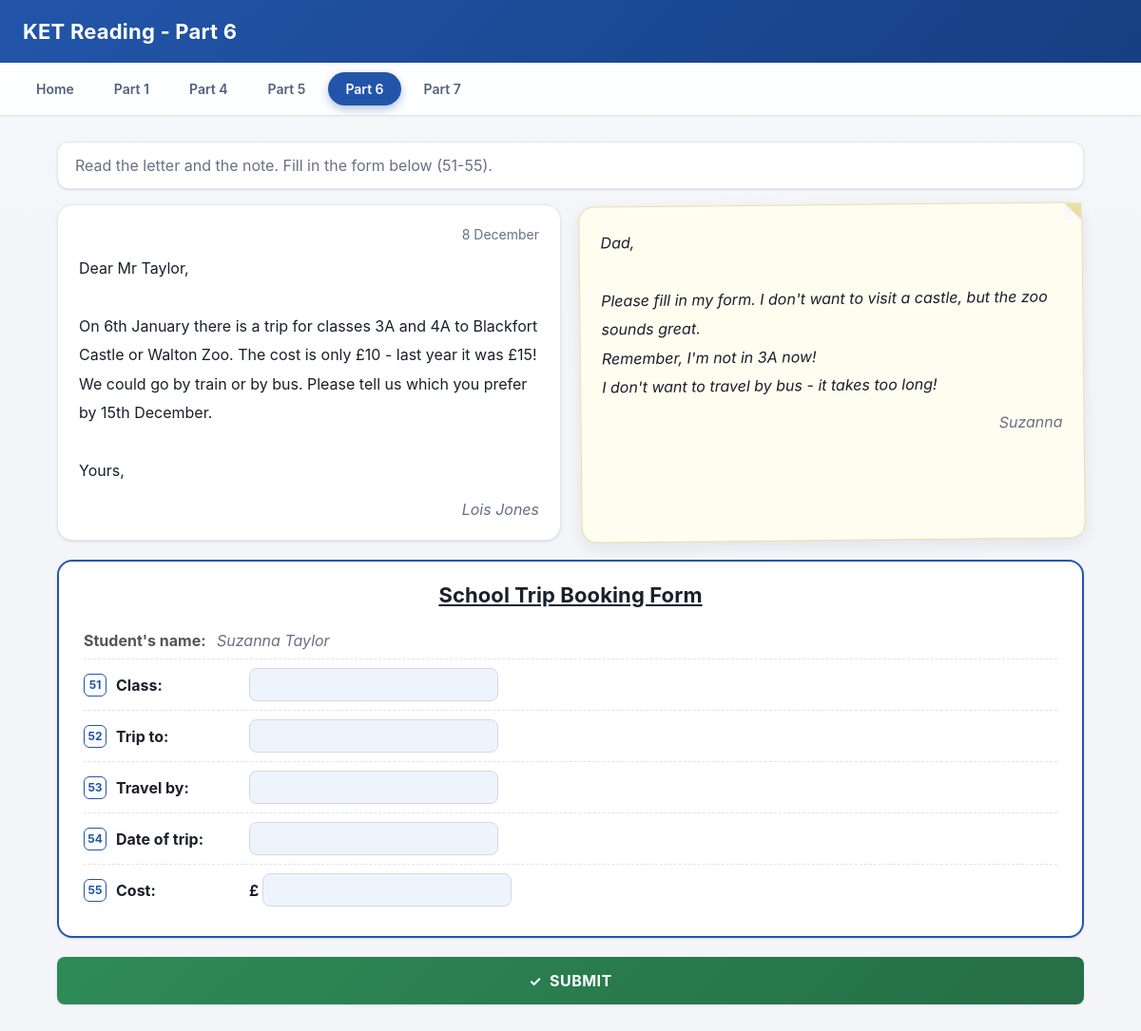
Screenshot of /index.php?controller=formcompletion&action=index&id=1 with the database file from the repository.
### tables this page shows
CREATE TABLE ket_form_tests (
    id INT PRIMARY KEY AUTO_INCREMENT,
    title VARCHAR(255) NOT NULL,
    text1_html TEXT NOT NULL,
    text1_date VARCHAR(50) NOT NULL,
    text1_signature VARCHAR(255) NOT NULL,
    text2_html TEXT NOT NULL,
    text2_signature VARCHAR(255) NOT NULL,
    form_title VARCHAR(255) NOT NULL,
    created_at TIMESTAMP DEFAULT CURRENT_TIMESTAMP
);

CREATE TABLE ket_form_fields (
    id INT PRIMARY KEY AUTO_INCREMENT,
    test_id INT NOT NULL,
    field_number INT NOT NULL,
    field_label VARCHAR(100) NOT NULL,
    field_prefix VARCHAR(10) NULL,
    correct_answer VARCHAR(255) NOT NULL,
    explanation VARCHAR(500) NULL,
    CONSTRAINT fk_form_fields_test
        FOREIGN KEY (test_id) REFERENCES ket_form_tests(id)
        ON DELETE CASCADE
);

### app/controllers/Controller.php (called while the page is built, shortened)
<?php
class Controller
{
    protected function render(string $view, array $data = []): void
    {
        extract($data);
        require __DIR__ . '/../views/' . $view . '.php';
    }
}

### app/controllers/FormCompletionController.php (called while the page is built, shortened)
<?php
class FormCompletionController extends Controller
{
    private FormQuestion $formModel;
    public function __construct(private PDO $pdo)
    {
        $this->formModel = new FormQuestion($pdo);
    }
    public function index(): void
    {
        $testId = isset($_GET['id']) ? (int) $_GET['id'] : 0;
        $test = $testId > 0 ? $this->formModel->getTestById($testId) : null;
        $fieldRows = $this->formModel->getFieldsByTestId($testId);
        $fields = array_map(static function (array $f): array {
            return [
                'field_number' => (int) $f['field_number'],
                'field_label'  => $f['field_label'],
                'field_prefix' => $f['field_prefix'],
            ];
        }, $fieldRows);
        $this->render('formcompletion/index', [
            'test'   => $test,
            'fields' => $fields,
        ]);
    }
}

### public/index.php (called while the page is built, shortened)
<?php
require_once __DIR__ . '/../config/database.php';
require_once __DIR__ . '/../app/models/FormQuestion.php';
require_once __DIR__ . '/../app/controllers/Controller.php';
require_once __DIR__ . '/../app/controllers/FormCompletionController.php';
$controllerName = $_GET['controller'] ?? 'home';
$actionName = $_GET['action'] ?? 'index';
switch ($controllerName) {
    case 'formcompletion':
        $controller = new FormCompletionController($pdo);
        break;
}
$controller->$actionName();

### app/models/FormQuestion.php (called while the page is built, shortened)
<?php
class FormQuestion
{
    private PDO $pdo;
    public function __construct(PDO $pdo)
    {
        $this->pdo = $pdo;
    }
    public function getTestById(int $id): ?array
    {
        $stmt = $this->pdo->prepare(
            'SELECT * FROM ket_form_tests WHERE id = ?'
        );
        $stmt->execute([$id]);
        $test = $stmt->fetch();
        return $test !== false ? $test : null;
    }
    public function getFieldsByTestId(int $testId): array
    {
        $stmt = $this->pdo->prepare(
            'SELECT * FROM ket_form_fields WHERE test_id = ? ORDER BY field_number'
        );
        $stmt->execute([$testId]);
        return $stmt->fetchAll();
    }
}

### app/views/formcompletion/index.php (the view, shortened to what this page needs)
<!DOCTYPE html>
<html lang="en">
<head>
<link rel="stylesheet" href="css/style.css">
</head>
<body>
<header class="site-header">
    <h1>KET Reading - Part 6</h1>
</header>
<?php $activeTab = 'part6'; require __DIR__ . '/../partials/nav_tabs.php'; ?>
<main class="page">
    <p class="cloze-instructions">
        Read the letter and the note. Fill in the form below (51-55).
    </p>
    <form method="POST" action="index.php?controller=formcompletion&amp;action=result" id="form-completion-form">
        <div class="fc-texts">
            <div class="fc-letter">
                <p class="fc-letter-date"><?= htmlspecialchars($test['text1_date']) ?></p>
                <div class="fc-letter-body"><?= nl2br(htmlspecialchars($test['text1_html'])) ?></div>
                <p class="oc-signature"><?= htmlspecialchars($test['text1_signature']) ?></p>
            </div>
            <div class="fc-note">
                <div class="fc-note-body"><?= nl2br(htmlspecialchars($test['text2_html'])) ?></div>
                <p class="oc-signature"><?= htmlspecialchars($test['text2_signature']) ?></p>
            </div>
        </div>
        <div class="fc-form-box">
            <h2 class="fc-form-title"><?= htmlspecialchars($test['form_title']) ?></h2>
            <div class="fc-form-row fc-form-row-static">
                <span class="fc-form-label">Student's name:</span>
                <span class="fc-form-static-value">Suzanna Taylor</span>
            </div>
            <?php foreach ($fields as $field): ?>
            <div class="fc-form-row">
                <span class="fc-form-number"><?= (int) $field['field_number'] ?></span>
                <span class="fc-form-label"><?= htmlspecialchars($field['field_label']) ?></span>
                <span class="fc-form-input-wrap">
                    <?php if (!empty($field['field_prefix'])): ?>
                        <span class="fc-form-prefix"><?= htmlspecialchars($field['field_prefix']) ?></span>
                    <?php endif; ?>
                    <input
                        type="text"
                        name="answers[<?= (int) $field['field_number'] ?>]"
                        class="fc-input"
                        maxlength="40"
                        autocomplete="off"
                    >
                </span>
            </div>
            <?php endforeach; ?>
        </div>
        <button type="submit" id="submit-btn" data-field-count="<?= count($fields) ?>">SUBMIT</button>
    </form>
</main>
</body>
</html>

### public/css/style.css (style rules this page uses)
:root { --color-primary: #2255aa; --color-primary-dark: #163f82; --color-primary-light: #eef4fc; --color-success: #2e8b57; --color-success-dark: #256e46; --color-danger: #c0392b; --color-danger-dark: #a5301f; --color-admin: #c98a1e; --color-admin-dark: #a3700f; --color-text: #1a1f2b; --color-text-muted: #667085; --color-border: #e3e7ee; --color-bg: #f3f5f9; --color-surface: #ffffff; --radius-sm: 8px; --radius-md: 12px; --radius-lg: 16px; --radius-pill: 999px; --shadow-sm: 0 1px 2px rgba(16, 24, 40, 0.06), 0 1px 3px rgba(16, 24, 40, 0.06); --shadow-md: 0 6px 16px rgba(16, 24, 40, 0.08); --shadow-lg: 0 16px 32px rgba(16, 24, 40, 0.14); --transition-fast: 0.15s ease; }
* { box-sizing: border-box; }
body { margin: 0; font-family: -apple-system, BlinkMacSystemFont, "Segoe UI", Roboto, Helvetica, Arial, sans-serif; background: linear-gradient(180deg, #f7f9fc 0%, var(--color-bg) 240px); color: var(--color-text); -webkit-font-smoothing: antialiased; }
.site-header { background: linear-gradient(135deg, var(--color-primary) 0%, var(--color-primary-dark) 100%); color: #ffffff; padding: 20px 24px; box-shadow: 0 2px 10px rgba(22, 63, 130, 0.25); }
.site-header h1 { margin: 0; font-size: 22px; font-weight: 700; letter-spacing: 0.2px; }
.page { width: 90%; max-width: 1100px; margin: 28px auto 64px; }
.page h2 { margin-top: 0; font-size: 22px; letter-spacing: 0.1px; }
#submit-btn, #retry-btn { display: flex; align-items: center; justify-content: center; gap: 8px; width: 100%; margin-top: 8px; padding: 15px; font-size: 16px; font-weight: 700; letter-spacing: 0.5px; font-family: inherit; border: none; border-radius: var(--radius-sm); cursor: pointer; color: #ffffff; box-shadow: var(--shadow-sm); transition: transform var(--transition-fast), box-shadow var(--transition-fast), filter var(--transition-fast); }
#submit-btn { background: linear-gradient(135deg, var(--color-success) 0%, var(--color-success-dark) 100%); }
#submit-btn::before { content: "\2713"; font-size: 15px; }
.cloze-instructions { background: var(--color-surface); border: 1px solid var(--color-border); border-radius: var(--radius-md); box-shadow: var(--shadow-sm); padding: 14px 18px; margin-bottom: 16px; color: var(--color-text-muted); }
.oc-signature { margin: 16px 0 0; font-style: italic; text-align: right; color: var(--color-text-muted); }
.fc-texts { display: flex; gap: 20px; align-items: stretch; margin-bottom: 20px; }
.fc-letter, .fc-note { width: 50%; background: var(--color-surface); border: 1px solid var(--color-border); border-radius: var(--radius-lg); box-shadow: var(--shadow-sm); padding: 22px; }
.fc-letter-date { text-align: right; margin: 0 0 12px; font-size: 14px; color: var(--color-text-muted); }
.fc-letter-body, .fc-note-body { font-size: 16px; line-height: 1.9; }
.fc-note { background: #fffdf0; border-color: #e8dfa8; position: relative; transform: rotate(-0.6deg); box-shadow: var(--shadow-md); }
.fc-note-body { font-style: italic; }
.fc-note::before { content: ""; position: absolute; top: 0; right: 0; border-width: 0 18px 18px 0; border-style: solid; border-color: #f7f9fc #e8dfa8; }
.fc-form-box { background: var(--color-surface); border: 2px solid var(--color-primary); border-radius: var(--radius-lg); box-shadow: var(--shadow-sm); padding: 22px 26px; margin-bottom: 20px; }
.fc-form-title { margin: 0 0 16px; font-size: 18px; font-weight: 700; text-align: center; text-decoration: underline; }
.fc-form-row { display: flex; align-items: center; gap: 10px; padding: 9px 0; border-bottom: 1px dashed #dfe3ea; }
.fc-form-row:last-child { border-bottom: none; }
.fc-form-row-static { color: #555555; }
.fc-form-number { display: inline-flex; align-items: center; justify-content: center; width: 24px; height: 24px; border: 1px solid var(--color-primary); border-radius: 6px; font-size: 12px; font-weight: 700; color: var(--color-primary); flex-shrink: 0; }
.fc-form-label { width: 130px; flex-shrink: 0; font-weight: 700; }
.fc-form-static-value { font-style: italic; color: var(--color-text-muted); }
.fc-form-input-wrap { display: flex; align-items: center; gap: 4px; }
.fc-form-prefix { font-weight: 700; }
.fc-input { font-family: inherit; font-size: 15px; padding: 7px 10px; border: 1px solid #d3d8e2; border-radius: var(--radius-sm); background: var(--color-primary-light); transition: border-color var(--transition-fast), background-color var(--transition-fast); }

### rows the page displays
ket_form_tests: text1_date "8 December", text1_html "Dear Mr Taylor, On 6th January there is a trip for classes 3A and 4A to Blackfort Castle or Walton Zoo. The cost is only £10 - last year it was £15! We could go by train or by bus. Please tell us which you prefer by 15th December. Yours,", text1_signature "Lois Jones", text2_html "Dad, Please fill in my form. I don't want to visit a castle, but the zoo sounds great. Remember, I'm not in 3A now! I don't want to travel by bus - it takes too long!", text2_signature "Suzanna", form_title "School Trip Booking Form"
ket_form_fields: field_number "51", field_label "Class:"
ket_form_fields: field_number "52", field_label "Trip to:"
ket_form_fields: field_number "53", field_label "Travel by:"
ket_form_fields: field_number "54", field_label "Date of trip:"
ket_form_fields: field_number "55", field_label "Cost:", field_prefix "£"

### other values shown
$tab['label'] "Home"
$tab['label'] "Part 1"
$tab['label'] "Part 4"
$tab['label'] "Part 5"
$tab['label'] "Part 6"
$tab['label'] "Part 7"
